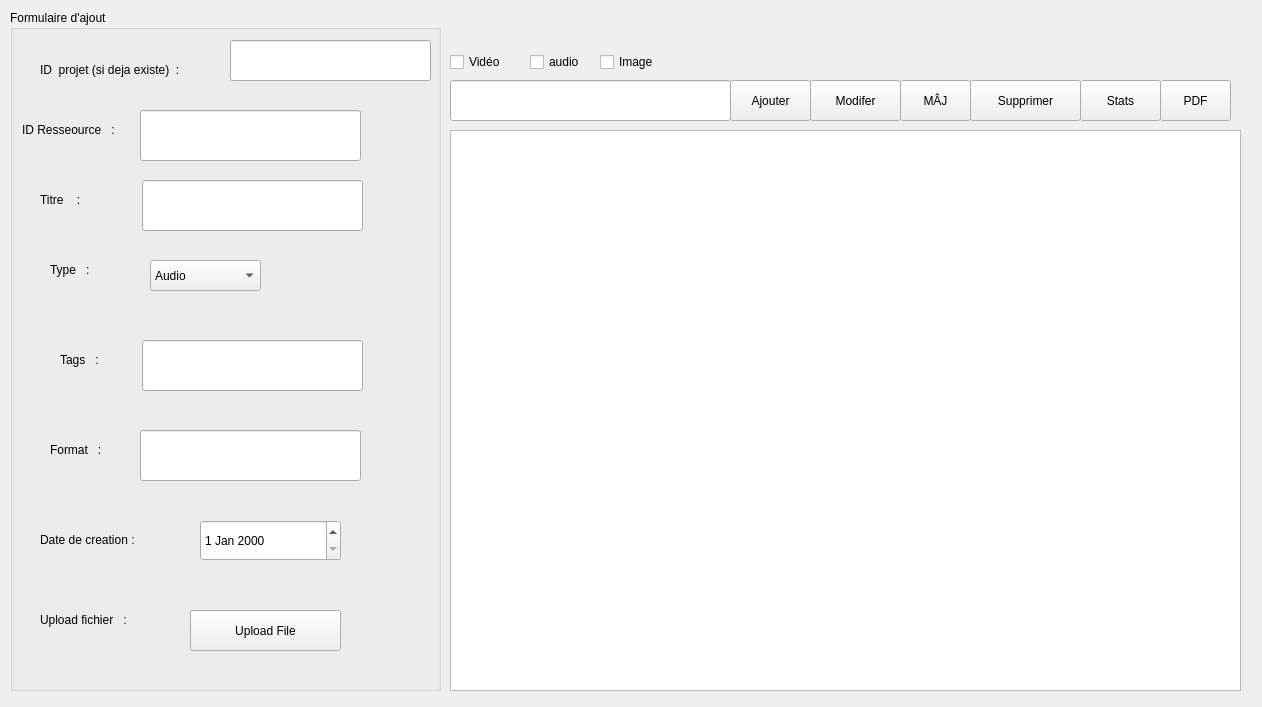
<?xml version="1.0" encoding="UTF-8"?>
<ui version="4.0">
 <class>ressourceMainWindow</class>
 <widget class="QMainWindow" name="ressourceMainWindow">
  <property name="geometry">
   <rect>
    <x>0</x>
    <y>0</y>
    <width>1262</width>
    <height>707</height>
   </rect>
  </property>
  <property name="windowTitle">
   <string>ressourceMainWindow</string>
  </property>
  <property name="styleSheet">
   <string notr="true">background-color: #1E1E2F; color: white; QHeaderView::section { background-color: #5500FF; color: white; }.</string>
  </property>
  <widget class="QWidget" name="centralwidget">
   <widget class="QStackedWidget" name="stackedWidget">
    <property name="geometry">
     <rect>
      <x>0</x>
      <y>0</y>
      <width>1341</width>
      <height>701</height>
     </rect>
    </property>
    <property name="currentIndex">
     <number>0</number>
    </property>
    <widget class="QWidget" name="page">
     <widget class="QCheckBox" name="Imagecheck">
      <property name="geometry">
       <rect>
        <x>600</x>
        <y>50</y>
        <width>71</width>
        <height>24</height>
       </rect>
      </property>
      <property name="text">
       <string>Image</string>
      </property>
     </widget>
     <widget class="QCheckBox" name="Videocheck">
      <property name="geometry">
       <rect>
        <x>450</x>
        <y>50</y>
        <width>71</width>
        <height>24</height>
       </rect>
      </property>
      <property name="text">
       <string>Vidéo</string>
      </property>
     </widget>
     <widget class="QCheckBox" name="audiocheck">
      <property name="geometry">
       <rect>
        <x>530</x>
        <y>50</y>
        <width>61</width>
        <height>24</height>
       </rect>
      </property>
      <property name="text">
       <string>audio</string>
      </property>
     </widget>
     <widget class="QLineEdit" name="RechercheRess">
      <property name="geometry">
       <rect>
        <x>450</x>
        <y>80</y>
        <width>281</width>
        <height>41</height>
       </rect>
      </property>
      <property name="text">
       <string/>
      </property>
     </widget>
     <widget class="QPushButton" name="PDFRess">
      <property name="geometry">
       <rect>
        <x>1160</x>
        <y>80</y>
        <width>71</width>
        <height>41</height>
       </rect>
      </property>
      <property name="text">
       <string>PDF</string>
      </property>
     </widget>
     <widget class="QTableView" name="RessourceTab">
      <property name="geometry">
       <rect>
        <x>450</x>
        <y>130</y>
        <width>791</width>
        <height>561</height>
       </rect>
      </property>
     </widget>
     <widget class="QPushButton" name="AjoutRess">
      <property name="geometry">
       <rect>
        <x>730</x>
        <y>80</y>
        <width>81</width>
        <height>41</height>
       </rect>
      </property>
      <property name="text">
       <string>Ajouter</string>
      </property>
     </widget>
     <widget class="QPushButton" name="ModifieRess">
      <property name="geometry">
       <rect>
        <x>810</x>
        <y>80</y>
        <width>91</width>
        <height>41</height>
       </rect>
      </property>
      <property name="text">
       <string>Modifer</string>
      </property>
     </widget>
     <widget class="QPushButton" name="MiseajourRess">
      <property name="geometry">
       <rect>
        <x>900</x>
        <y>80</y>
        <width>71</width>
        <height>41</height>
       </rect>
      </property>
      <property name="text">
       <string>MÂJ</string>
      </property>
     </widget>
     <widget class="QPushButton" name="StatistiqueRess">
      <property name="geometry">
       <rect>
        <x>1080</x>
        <y>80</y>
        <width>81</width>
        <height>41</height>
       </rect>
      </property>
      <property name="text">
       <string>Stats</string>
      </property>
     </widget>
     <widget class="QGroupBox" name="groupBox">
      <property name="geometry">
       <rect>
        <x>10</x>
        <y>10</y>
        <width>431</width>
        <height>681</height>
       </rect>
      </property>
      <property name="title">
       <string>Formulaire d'ajout</string>
      </property>
      <widget class="QLineEdit" name="ID_RESSOURCE">
       <property name="geometry">
        <rect>
         <x>130</x>
         <y>100</y>
         <width>221</width>
         <height>51</height>
        </rect>
       </property>
       <property name="text">
        <string/>
       </property>
      </widget>
      <widget class="QLineEdit" name="TITRE">
       <property name="geometry">
        <rect>
         <x>132</x>
         <y>170</y>
         <width>221</width>
         <height>51</height>
        </rect>
       </property>
       <property name="text">
        <string/>
       </property>
      </widget>
      <widget class="QLineEdit" name="TAGS">
       <property name="geometry">
        <rect>
         <x>132</x>
         <y>330</y>
         <width>221</width>
         <height>51</height>
        </rect>
       </property>
       <property name="text">
        <string/>
       </property>
      </widget>
      <widget class="QLineEdit" name="FORMAT">
       <property name="geometry">
        <rect>
         <x>130</x>
         <y>420</y>
         <width>221</width>
         <height>51</height>
        </rect>
       </property>
       <property name="text">
        <string/>
       </property>
      </widget>
      <widget class="QComboBox" name="TYPE">
       <property name="geometry">
        <rect>
         <x>140</x>
         <y>250</y>
         <width>111</width>
         <height>31</height>
        </rect>
       </property>
       <item>
        <property name="text">
         <string>Audio</string>
        </property>
       </item>
       <item>
        <property name="text">
         <string>Video</string>
        </property>
       </item>
       <item>
        <property name="text">
         <string>Image</string>
        </property>
       </item>
      </widget>
      <widget class="QDateEdit" name="DATECREATION">
       <property name="geometry">
        <rect>
         <x>190</x>
         <y>510</y>
         <width>141</width>
         <height>41</height>
        </rect>
       </property>
      </widget>
      <widget class="QLabel" name="ID_label">
       <property name="geometry">
        <rect>
         <x>12</x>
         <y>110</y>
         <width>101</width>
         <height>20</height>
        </rect>
       </property>
       <property name="text">
        <string>ID Resseource   :</string>
       </property>
      </widget>
      <widget class="QLabel" name="Titre_Label">
       <property name="geometry">
        <rect>
         <x>30</x>
         <y>180</y>
         <width>63</width>
         <height>20</height>
        </rect>
       </property>
       <property name="text">
        <string>Titre    :</string>
       </property>
      </widget>
      <widget class="QLabel" name="Type_label">
       <property name="geometry">
        <rect>
         <x>40</x>
         <y>250</y>
         <width>63</width>
         <height>20</height>
        </rect>
       </property>
       <property name="text">
        <string>Type   :</string>
       </property>
      </widget>
      <widget class="QLabel" name="Tags_label">
       <property name="geometry">
        <rect>
         <x>50</x>
         <y>340</y>
         <width>63</width>
         <height>20</height>
        </rect>
       </property>
       <property name="text">
        <string>Tags   :</string>
       </property>
      </widget>
      <widget class="QLabel" name="Format_label">
       <property name="geometry">
        <rect>
         <x>40</x>
         <y>430</y>
         <width>63</width>
         <height>20</height>
        </rect>
       </property>
       <property name="text">
        <string>Format   :</string>
       </property>
      </widget>
      <widget class="QLabel" name="Datecreation_label">
       <property name="geometry">
        <rect>
         <x>30</x>
         <y>520</y>
         <width>161</width>
         <height>20</height>
        </rect>
       </property>
       <property name="text">
        <string>Date de creation :</string>
       </property>
      </widget>
      <widget class="QPushButton" name="ImpBut">
       <property name="geometry">
        <rect>
         <x>180</x>
         <y>600</y>
         <width>151</width>
         <height>41</height>
        </rect>
       </property>
       <property name="text">
        <string>Upload File</string>
       </property>
      </widget>
      <widget class="QLabel" name="Format_label_2">
       <property name="geometry">
        <rect>
         <x>30</x>
         <y>600</y>
         <width>121</width>
         <height>20</height>
        </rect>
       </property>
       <property name="text">
        <string>Upload fichier   :</string>
       </property>
      </widget>
      <widget class="QLabel" name="ID_label_2">
       <property name="geometry">
        <rect>
         <x>30</x>
         <y>50</y>
         <width>171</width>
         <height>20</height>
        </rect>
       </property>
       <property name="text">
        <string>ID  projet (si deja existe)  :</string>
       </property>
      </widget>
      <widget class="QLineEdit" name="ID_PROJET">
       <property name="geometry">
        <rect>
         <x>220</x>
         <y>30</y>
         <width>201</width>
         <height>41</height>
        </rect>
       </property>
       <property name="text">
        <string/>
       </property>
      </widget>
     </widget>
     <widget class="QPushButton" name="SupprimerRess">
      <property name="geometry">
       <rect>
        <x>970</x>
        <y>80</y>
        <width>111</width>
        <height>41</height>
       </rect>
      </property>
      <property name="text">
       <string>Supprimer</string>
      </property>
     </widget>
     <widget class="QLineEdit" name="outputajout">
      <property name="geometry">
       <rect>
        <x>800</x>
        <y>250</y>
        <width>391</width>
        <height>361</height>
       </rect>
      </property>
     </widget>
     <widget class="QLabel" name="labelAffichage">
      <property name="geometry">
       <rect>
        <x>802</x>
        <y>259</y>
        <width>381</width>
        <height>351</height>
       </rect>
      </property>
      <property name="text">
       <string>fichier selecté</string>
      </property>
     </widget>
     <zorder>outputajout</zorder>
     <zorder>labelAffichage</zorder>
     <zorder>RessourceTab</zorder>
     <zorder>Imagecheck</zorder>
     <zorder>Videocheck</zorder>
     <zorder>audiocheck</zorder>
     <zorder>RechercheRess</zorder>
     <zorder>PDFRess</zorder>
     <zorder>AjoutRess</zorder>
     <zorder>ModifieRess</zorder>
     <zorder>MiseajourRess</zorder>
     <zorder>StatistiqueRess</zorder>
     <zorder>groupBox</zorder>
     <zorder>SupprimerRess</zorder>
    </widget>
    <widget class="QWidget" name="page_2"/>
   </widget>
  </widget>
 </widget>
 <resources/>
 <connections/>
</ui>
